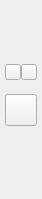
<?xml version="1.0" encoding="UTF-8"?>
<ui version="4.0">
 <class>AvatarBarWidgetUi</class>
 <widget class="QWidget" name="AvatarBarWidgetUi">
  <property name="geometry">
   <rect>
    <x>0</x>
    <y>0</y>
    <width>38</width>
    <height>199</height>
   </rect>
  </property>
  <property name="sizePolicy">
   <sizepolicy hsizetype="Preferred" vsizetype="Expanding">
    <horstretch>0</horstretch>
    <verstretch>0</verstretch>
   </sizepolicy>
  </property>
  <property name="minimumSize">
   <size>
    <width>0</width>
    <height>0</height>
   </size>
  </property>
  <property name="maximumSize">
   <size>
    <width>16777215</width>
    <height>16777215</height>
   </size>
  </property>
  <property name="windowTitle">
   <string>Form</string>
  </property>
  <property name="styleSheet">
   <string notr="true"/>
  </property>
  <layout class="QVBoxLayout" name="verticalLayout">
   <property name="spacing">
    <number>0</number>
   </property>
   <property name="sizeConstraint">
    <enum>QLayout::SizeConstraint::SetMinimumSize</enum>
   </property>
   <property name="leftMargin">
    <number>5</number>
   </property>
   <property name="topMargin">
    <number>0</number>
   </property>
   <property name="rightMargin">
    <number>5</number>
   </property>
   <property name="bottomMargin">
    <number>0</number>
   </property>
   <item>
    <widget class="VxAvatarImage" name="m_Avatar">
     <property name="sizePolicy">
      <sizepolicy hsizetype="Preferred" vsizetype="Fixed">
       <horstretch>0</horstretch>
       <verstretch>0</verstretch>
      </sizepolicy>
     </property>
     <property name="minimumSize">
      <size>
       <width>32</width>
       <height>32</height>
      </size>
     </property>
     <property name="maximumSize">
      <size>
       <width>32</width>
       <height>32</height>
      </size>
     </property>
     <property name="text">
      <string notr="true"/>
     </property>
     <property name="alignment">
      <set>Qt::AlignmentFlag::AlignCenter</set>
     </property>
    </widget>
   </item>
   <item>
    <widget class="VxSpinProgress" name="m_ProgressSpinner">
     <property name="sizePolicy">
      <sizepolicy hsizetype="Preferred" vsizetype="Fixed">
       <horstretch>0</horstretch>
       <verstretch>0</verstretch>
      </sizepolicy>
     </property>
     <property name="minimumSize">
      <size>
       <width>32</width>
       <height>32</height>
      </size>
     </property>
     <property name="maximumSize">
      <size>
       <width>32</width>
       <height>32</height>
      </size>
     </property>
     <property name="text">
      <string notr="true"/>
     </property>
     <property name="alignment">
      <set>Qt::AlignmentFlag::AlignCenter</set>
     </property>
    </widget>
   </item>
   <item>
    <layout class="QHBoxLayout" name="horizontalLayout">
     <property name="spacing">
      <number>0</number>
     </property>
     <item>
      <widget class="VxPushButton" name="m_ShredButton">
       <property name="sizePolicy">
        <sizepolicy hsizetype="Fixed" vsizetype="Fixed">
         <horstretch>0</horstretch>
         <verstretch>0</verstretch>
        </sizepolicy>
       </property>
       <property name="minimumSize">
        <size>
         <width>16</width>
         <height>16</height>
        </size>
       </property>
       <property name="maximumSize">
        <size>
         <width>16</width>
         <height>16</height>
        </size>
       </property>
       <property name="text">
        <string notr="true"/>
       </property>
       <property name="iconSize">
        <size>
         <width>32</width>
         <height>32</height>
        </size>
       </property>
      </widget>
     </item>
     <item>
      <widget class="VxPushButton" name="m_LibraryButton">
       <property name="sizePolicy">
        <sizepolicy hsizetype="Fixed" vsizetype="Fixed">
         <horstretch>0</horstretch>
         <verstretch>0</verstretch>
        </sizepolicy>
       </property>
       <property name="minimumSize">
        <size>
         <width>16</width>
         <height>16</height>
        </size>
       </property>
       <property name="maximumSize">
        <size>
         <width>16</width>
         <height>16</height>
        </size>
       </property>
       <property name="text">
        <string notr="true"/>
       </property>
      </widget>
     </item>
    </layout>
   </item>
   <item>
    <widget class="QLabel" name="m_TimeLabel">
     <property name="text">
      <string notr="true"/>
     </property>
     <property name="alignment">
      <set>Qt::AlignmentFlag::AlignCenter</set>
     </property>
    </widget>
   </item>
   <item>
    <widget class="VxPushButton" name="m_ResendButton">
     <property name="sizePolicy">
      <sizepolicy hsizetype="Fixed" vsizetype="Fixed">
       <horstretch>0</horstretch>
       <verstretch>0</verstretch>
      </sizepolicy>
     </property>
     <property name="minimumSize">
      <size>
       <width>32</width>
       <height>32</height>
      </size>
     </property>
     <property name="maximumSize">
      <size>
       <width>32</width>
       <height>32</height>
      </size>
     </property>
     <property name="text">
      <string notr="true"/>
     </property>
     <property name="iconSize">
      <size>
       <width>32</width>
       <height>32</height>
      </size>
     </property>
    </widget>
   </item>
   <item>
    <spacer name="verticalSpacer">
     <property name="orientation">
      <enum>Qt::Orientation::Vertical</enum>
     </property>
     <property name="sizeHint" stdset="0">
      <size>
       <width>20</width>
       <height>2</height>
      </size>
     </property>
    </spacer>
   </item>
  </layout>
 </widget>
 <customwidgets>
  <customwidget>
   <class>VxPushButton</class>
   <extends>QPushButton</extends>
   <header>VxPushButton.h</header>
  </customwidget>
  <customwidget>
   <class>VxAvatarImage</class>
   <extends>QLabel</extends>
   <header>VxAvatarImage.h</header>
  </customwidget>
  <customwidget>
   <class>VxSpinProgress</class>
   <extends>QLabel</extends>
   <header>VxSpinProgress.h</header>
  </customwidget>
 </customwidgets>
 <resources/>
 <connections/>
</ui>
